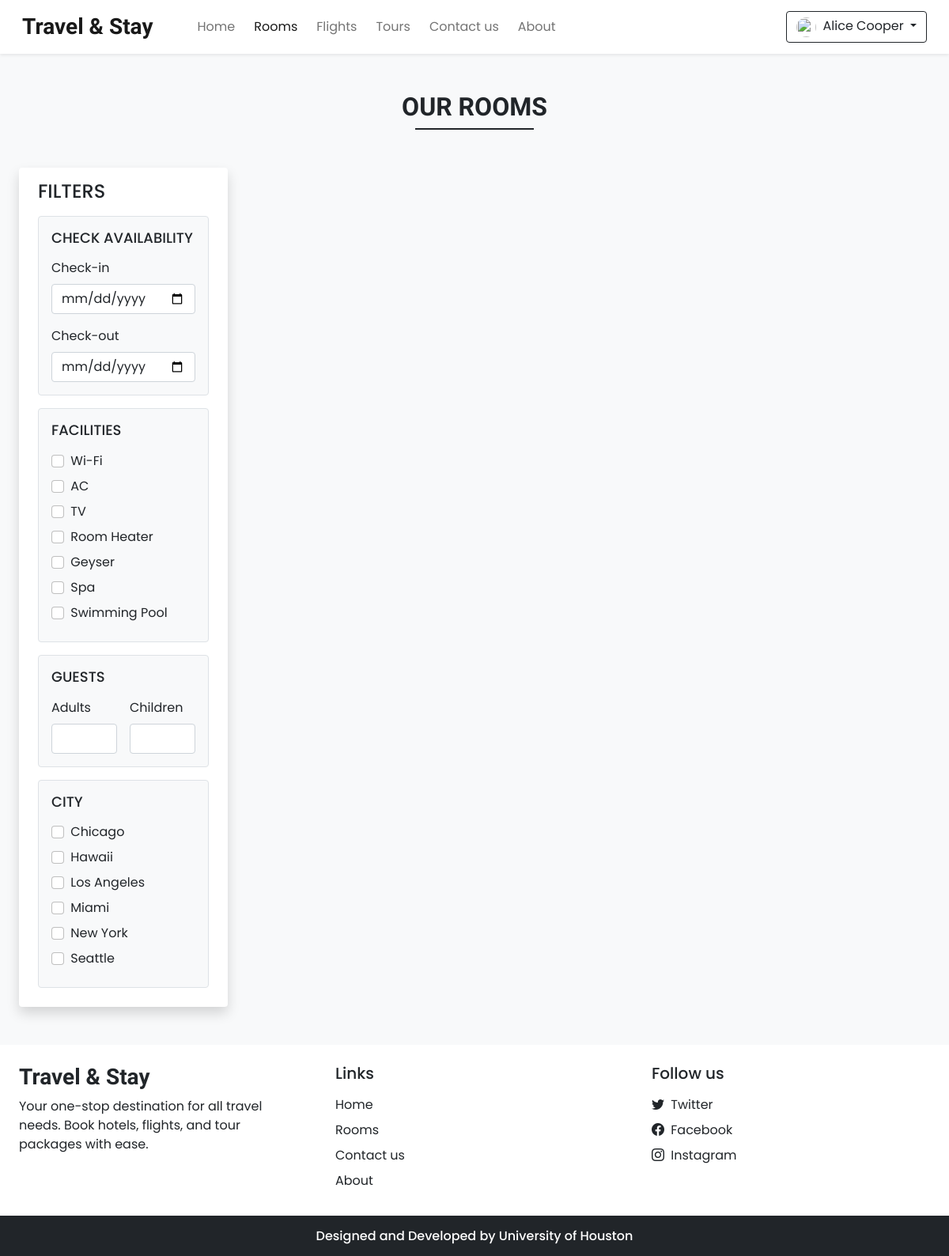
Screenshot of /rooms.php (signed in) with the database file from the repository.
### tables this page shows
CREATE TABLE settings (
    sr_no INT(11) NOT NULL AUTO_INCREMENT,
    site_title VARCHAR(50) NOT NULL,
    site_about VARCHAR(250) NOT NULL,
    shutdown TINYINT(1) NOT NULL,
    PRIMARY KEY (sr_no)
);

CREATE TABLE facilities (
    id INT(11) NOT NULL AUTO_INCREMENT,
    icon VARCHAR(100) NOT NULL,
    name VARCHAR(50) NOT NULL,
    description VARCHAR(250) NOT NULL,
    PRIMARY KEY (id)
);

### admin/inc/db_config.php (called while the page is built, shortened)
<?php
  function selectAll($table)
  {
    $con = $GLOBALS['con'];
    $res = mysqli_query($con,"SELECT * FROM $table");
    return $res;
  }
  function select($sql,$values,$datatypes)
  {
    $con = $GLOBALS['con'];
    if($stmt = mysqli_prepare($con,$sql))
    {
      mysqli_stmt_bind_param($stmt,$datatypes,...$values);
      if(mysqli_stmt_execute($stmt)){
        $res = mysqli_stmt_get_result($stmt);
        return $res;
      }
      else{
        mysqli_stmt_close($stmt);
        die("Query cannot be executed - Select");
      }
    }
    else{
      die("Query cannot be prepared - Select");
    }
  }
?>

### rooms.php (the view, shortened to what this page needs)
<!DOCTYPE html>
<html lang="en">
<head>
    <?php require('inc/links.php'); ?>
</head>
<body class="bg-light">
    <?php
    require('inc/header.php');
    $checkin_default = "";
    $checkout_default = "";
    $adult_default = "";
    $children_default = "";
    ?>
    <div class="my-5 px-4">
        <h2 class="fw-bold h-font text-center">OUR ROOMS</h2>
        <div class="h-line bg-dark"></div>
    </div>
    <div class="container-fluid">
        <div class="row">
            <div class="col-lg-3 col-md-12 mb-lg-0 mb-4 ps-4">
                <nav class="navbar navbar-expand-lg navbar-light bg-white rounded shadow">
                    <div class="container-fluid flex-lg-column align-items-stretch">
                        <h4 class="mt-2">FILTERS</h4>
                        <div class="collapse navbar-collapse flex-column align-items-stretch mt-2" id="filterDropdown">
                            <div class="border bg-light p-3 rounded mb-3">
                                <h5 class="d-flex align-items-center justify-content-between mb-3" style="font-size: 18px;">
                                    <span>CHECK AVAILABILITY</span>
                                </h5>
                                <label class="form-label">Check-in</label>
                                <input type="date" class="form-control shadow-none mb-3" value="<?php echo $checkin_default ?>" id="checkin" onchange="chk_avail_filter()">
                                <label class="form-label">Check-out</label>
                                <input type="date" class="form-control shadow-none" value="<?php echo $checkout_default ?>" id="checkout" onchange="chk_avail_filter()">
                            </div>
                            <div class="border bg-light p-3 rounded mb-3">
                                <h5 class="d-flex align-items-center justify-content-between mb-3" style="font-size: 18px;">
                                    <span>FACILITIES</span>
                                </h5>
                                <?php
                                $facilities_q = selectAll('facilities');
                                while ($row = mysqli_fetch_assoc($facilities_q)) {
                                    echo <<<facilities
                                    <div class="mb-2">
                                        <input type="checkbox" onclick="fetch_rooms()" name="facilities" value="$row[id]" class="form-check-input shadow-none me-1" id="facility_$row[id]">
                                        <label class="form-check-label" for="facility_$row[id]">$row[name]</label>
                                    </div>
                                    facilities;
                                }
                                ?>
                            </div>
                            <div class="border bg-light p-3 rounded mb-3">
                                <h5 class="d-flex align-items-center justify-content-between mb-3" style="font-size: 18px;">
                                    <span>GUESTS</span>
                                </h5>
                                <div class="d-flex">
                                    <div class="me-3">
                                        <label class="form-label">Adults</label>
                                        <input type="number" min="1" id="adults" value="<?php echo $adult_default ?>" oninput="guests_filter()" class="form-control shadow-none">
                                    </div>
                                    <div>
                                        <label class="form-label">Children</label>
                                        <input type="number" min="0" id="children" value="<?php echo $children_default ?>" oninput="guests_filter()" class="form-control shadow-none">
                                    </div>
                                </div>
                            </div>
                            <div class="border bg-light p-3 rounded mb-3">
                                <h5 class="d-flex align-items-center justify-content-between mb-3" style="font-size: 18px;">
                                    <span>CITY</span>
                                </h5>
                                <?php
                                $city_q = "SELECT DISTINCT `location` FROM `rooms` ORDER BY `location`";
                                $city_res = mysqli_query($con, $city_q);
                                while ($row = mysqli_fetch_assoc($city_res)) {
                                    echo <<<city
                                    <div class="mb-2">
                                        <input type="checkbox" onclick="fetch_rooms()" name="city" value="$row[location]" class="form-check-input shadow-none me-1" id="city_$row[location]">
                                        <label class="form-check-label" for="city_$row[location]">$row[location]</label>
                                    </div>
                                    city;
                                }
                                ?>
                            </div>
                        </div>
                    </div>
                </nav>
            </div>
            <div class="col-lg-9 col-md-12 px-4" id="rooms-data">
            </div>
        </div>
    </div>
    <?php require('inc/footer.php'); ?>
</body>
</html>

### inc/header.php (shortened to what this page needs)
<nav id="nav-bar" class="navbar navbar-expand-lg navbar-light bg-white px-lg-3 py-lg-2 shadow-sm sticky-top">
  <div class="container-fluid">
    <a class="navbar-brand me-5 fw-bold fs-3 h-font" href="index.php"><?php echo $settings_r['site_title'] ?></a>
    <div class="collapse navbar-collapse" id="navbarSupportedContent">
      <ul class="navbar-nav me-auto mb-2 mb-lg-0">
        <li class="nav-item">
          <a class="nav-link me-2" href="index.php">Home</a>
        </li>
        <li class="nav-item">
          <a class="nav-link me-2" href="rooms.php">Rooms</a>
        </li>
        <li class="nav-item">
          <a class="nav-link me-2" href="flights.php">Flights</a>
        </li>
        <li class="nav-item">
          <a class="nav-link me-2" href="tours.php">Tours</a>
        </li>
        <li class="nav-item">
          <a class="nav-link me-2" href="contact.php">Contact us</a>
        </li>
        <li class="nav-item">
          <a class="nav-link" href="about.php">About</a>
        </li>
      </ul>
      <div class="d-flex">
        <?php
          if(isset($_SESSION['login']) && $_SESSION['login']==true)
          {
            $path = USERS_IMG_PATH;
            echo<<<data
              <div class="btn-group">
                <button type="button" class="btn btn-outline-dark shadow-none dropdown-toggle" data-bs-toggle="dropdown" data-bs-display="static" aria-expanded="false">
                  <img src="$path$_SESSION[uPic]" style="width: 25px; height: 25px;" class="me-1 rounded-circle">
                  $_SESSION[uName]
                </button>
                <ul class="dropdown-menu dropdown-menu-lg-end">
                  <li><a class="dropdown-item" href="profile.php">Profile</a></li>
                  <li><a class="dropdown-item" href="bookings.php">Bookings</a></li>
                  <li><a class="dropdown-item" href="flight_bookings.php">Flight Bookings</a></li>
                  <li><a class="dropdown-item" href="tour_bookings.php">Tour Bookings</a></li>
                  <li><a class="dropdown-item" href="logout.php">Logout</a></li>
                </ul>
              </div>
            data;
          }
        ?>
      </div>
    </div>
  </div>
</nav>

### inc/footer.php (shortened to what this page needs)
<div class="container-fluid bg-white mt-5">
  <div class="row">
    <div class="col-lg-4 p-4">
      <h3 class="h-font fw-bold fs-3 mb-2"><?php echo $settings_r['site_title'] ?></h3>
      <p>
        <?php echo $settings_r['site_about'] ?>
      </p>
    </div>
    <div class="col-lg-4 p-4">
      <h5 class="mb-3">Links</h5>
      <a href="index.php" class="d-inline-block mb-2 text-dark text-decoration-none">Home</a> <br>
      <a href="rooms.php" class="d-inline-block mb-2 text-dark text-decoration-none">Rooms</a> <br>
      <a href="contact.php" class="d-inline-block mb-2 text-dark text-decoration-none">Contact us</a> <br>
      <a href="about.php" class="d-inline-block mb-2 text-dark text-decoration-none">About</a>
    </div>
    <div class="col-lg-4 p-4">
        <h5 class="mb-3">Follow us</h5>
        <?php
          if($contact_r['tw']!=''){
            echo<<<data
              <a href="$contact_r[tw]" class="d-inline-block text-dark text-decoration-none mb-2">
                <i class="bi bi-twitter me-1"></i> Twitter
              </a><br>
            data;
          }
        ?>
        <a href="<?php echo $contact_r['fb'] ?>" class="d-inline-block text-dark text-decoration-none mb-2">
          <i class="bi bi-facebook me-1"></i> Facebook
        </a><br>
        <a href="<?php echo $contact_r['insta'] ?>" class="d-inline-block text-dark text-decoration-none">
          <i class="bi bi-instagram me-1"></i> Instagram
        </a><br>
    </div>
  </div>
</div>
<h6 class="text-center bg-dark text-white p-3 m-0">Designed and Developed by University of Houston</h6>

### css/common.css (style rules this page uses)
:root { --teal: #2ec1ac; --teal_hover: #279e8c; }
* { font-family: 'Poppins', sans-serif; }
.h-font { font-family: 'Merienda', cursive; }
input[type=number] { -moz-appearance: textfield; }
.h-line { width: 150px; margin: 0 auto; height: 1.7px; }

### rows the page displays
settings: site_title "Travel & Stay", site_about "Your one-stop destination for all travel needs. Book hotels, flights, and tour packages with ease."
facilities: name "Wi-Fi"
facilities: name "AC"
facilities: name "TV"
facilities: name "Room Heater"
facilities: name "Geyser"
facilities: name "Spa"
facilities: name "Swimming Pool"

### other values shown
$_SESSION[uName] "Alice Cooper"
$row[location] "Chicago"
$row[location] "Hawaii"
$row[location] "Los Angeles"
$row[location] "Miami"
$row[location] "New York"
$row[location] "Seattle"
